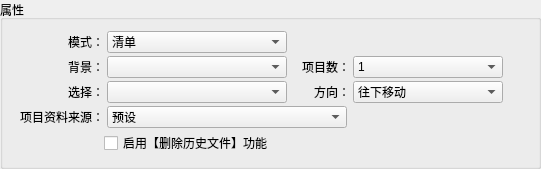
           <widget class="QGroupBox" name="groupBox_43">
            <property name="geometry">
             <rect>
              <x>10</x>
              <y>7</y>
              <width>541</width>
              <height>151</height>
             </rect>
            </property>
            <property name="title">
             <string>属性</string>
            </property>
            <layout class="QVBoxLayout" name="verticalLayout_33">
             <property name="spacing">
              <number>3</number>
             </property>
             <item>
              <layout class="QHBoxLayout" name="horizontalLayout_55">
               <item>
                <widget class="QLabel" name="label_25">
                 <property name="minimumSize">
                  <size>
                   <width>90</width>
                   <height>0</height>
                  </size>
                 </property>
                 <property name="maximumSize">
                  <size>
                   <width>90</width>
                   <height>16777215</height>
                  </size>
                 </property>
                 <property name="text">
                  <string>模式：</string>
                 </property>
                 <property name="alignment">
                  <set>Qt::AlignRight|Qt::AlignTrailing|Qt::AlignVCenter</set>
                 </property>
                </widget>
               </item>
               <item>
                <widget class="QComboBox" name="ItemModelCombox">
                 <property name="minimumSize">
                  <size>
                   <width>180</width>
                   <height>0</height>
                  </size>
                 </property>
                 <item>
                  <property name="text">
                   <string>清单</string>
                  </property>
                 </item>
                 <item>
                  <property name="text">
                   <string>下拉式选单</string>
                  </property>
                 </item>
                </widget>
               </item>
               <item>
                <spacer name="horizontalSpacer_91">
                 <property name="orientation">
                  <enum>Qt::Horizontal</enum>
                 </property>
                 <property name="sizeHint" stdset="0">
                  <size>
                   <width>40</width>
                   <height>20</height>
                  </size>
                 </property>
                </spacer>
               </item>
              </layout>
             </item>
             <item>
              <layout class="QHBoxLayout" name="horizontalLayout_56">
               <item>
                <widget class="QLabel" name="label_54">
                 <property name="minimumSize">
                  <size>
                   <width>90</width>
                   <height>0</height>
                  </size>
                 </property>
                 <property name="maximumSize">
                  <size>
                   <width>90</width>
                   <height>16777215</height>
                  </size>
                 </property>
                 <property name="text">
                  <string>背景：</string>
                 </property>
                 <property name="alignment">
                  <set>Qt::AlignRight|Qt::AlignTrailing|Qt::AlignVCenter</set>
                 </property>
                </widget>
               </item>
               <item>
                <widget class="QComboBox" name="ProjectMenuBackgroundCombox">
                 <property name="minimumSize">
                  <size>
                   <width>180</width>
                   <height>0</height>
                  </size>
                 </property>
                </widget>
               </item>
               <item>
                <widget class="QLabel" name="label_58">
                 <property name="minimumSize">
                  <size>
                   <width>60</width>
                   <height>0</height>
                  </size>
                 </property>
                 <property name="text">
                  <string>项目数：</string>
                 </property>
                 <property name="alignment">
                  <set>Qt::AlignRight|Qt::AlignTrailing|Qt::AlignVCenter</set>
                 </property>
                </widget>
               </item>
               <item>
                <widget class="QComboBox" name="ProjectCountComBox">
                 <property name="minimumSize">
                  <size>
                   <width>150</width>
                   <height>0</height>
                  </size>
                 </property>
                 <property name="styleSheet">
                  <string notr="true"/>
                 </property>
                 <item>
                  <property name="text">
                   <string>1</string>
                  </property>
                 </item>
                 <item>
                  <property name="text">
                   <string>2</string>
                  </property>
                 </item>
                 <item>
                  <property name="text">
                   <string>3</string>
                  </property>
                 </item>
                 <item>
                  <property name="text">
                   <string>4</string>
                  </property>
                 </item>
                 <item>
                  <property name="text">
                   <string>5</string>
                  </property>
                 </item>
                 <item>
                  <property name="text">
                   <string>6</string>
                  </property>
                 </item>
                 <item>
                  <property name="text">
                   <string>7</string>
                  </property>
                 </item>
                 <item>
                  <property name="text">
                   <string>8</string>
                  </property>
                 </item>
                 <item>
                  <property name="text">
                   <string>9</string>
                  </property>
                 </item>
                 <item>
                  <property name="text">
                   <string>10</string>
                  </property>
                 </item>
                 <item>
                  <property name="text">
                   <string>11</string>
                  </property>
                 </item>
                 <item>
                  <property name="text">
                   <string>12</string>
                  </property>
                 </item>
                 <item>
                  <property name="text">
                   <string>13</string>
                  </property>
                 </item>
                 <item>
                  <property name="text">
                   <string>14</string>
                  </property>
                 </item>
                 <item>
                  <property name="text">
                   <string>15</string>
                  </property>
                 </item>
                 <item>
                  <property name="text">
                   <string>16</string>
                  </property>
                 </item>
                 <item>
                  <property name="text">
                   <string>17</string>
                  </property>
                 </item>
                 <item>
                  <property name="text">
                   <string>18</string>
                  </property>
                 </item>
                 <item>
                  <property name="text">
                   <string>19</string>
                  </property>
                 </item>
                </widget>
               </item>
               <item>
                <spacer name="horizontalSpacer_92">
                 <property name="orientation">
                  <enum>Qt::Horizontal</enum>
                 </property>
                 <property name="sizeHint" stdset="0">
                  <size>
                   <width>40</width>
                   <height>20</height>
                  </size>
                 </property>
                </spacer>
               </item>
              </layout>
             </item>
             <item>
              <layout class="QHBoxLayout" name="horizontalLayout_57">
               <item>
                <widget class="QLabel" name="label_55">
                 <property name="minimumSize">
                  <size>
                   <width>90</width>
                   <height>0</height>
                  </size>
                 </property>
                 <property name="maximumSize">
                  <size>
                   <width>90</width>
                   <height>16777215</height>
                  </size>
                 </property>
                 <property name="text">
                  <string>选择：</string>
                 </property>
                 <property name="alignment">
                  <set>Qt::AlignRight|Qt::AlignTrailing|Qt::AlignVCenter</set>
                 </property>
                </widget>
               </item>
               <item>
                <widget class="QComboBox" name="ProjectMenuChooseCombox">
                 <property name="minimumSize">
                  <size>
                   <width>180</width>
                   <height>0</height>
                  </size>
                 </property>
                </widget>
               </item>
               <item>
                <widget class="QLabel" name="label_70">
                 <property name="minimumSize">
                  <size>
                   <width>60</width>
                   <height>0</height>
                  </size>
                 </property>
                 <property name="text">
                  <string>方向：</string>
                 </property>
                 <property name="alignment">
                  <set>Qt::AlignRight|Qt::AlignTrailing|Qt::AlignVCenter</set>
                 </property>
                </widget>
               </item>
               <item>
                <widget class="QComboBox" name="DirectionComBox">
                 <property name="minimumSize">
                  <size>
                   <width>150</width>
                   <height>0</height>
                  </size>
                 </property>
                 <item>
                  <property name="text">
                   <string>往下移动</string>
                  </property>
                 </item>
                 <item>
                  <property name="text">
                   <string>往上移动</string>
                  </property>
                 </item>
                </widget>
               </item>
               <item>
                <spacer name="horizontalSpacer_93">
                 <property name="orientation">
                  <enum>Qt::Horizontal</enum>
                 </property>
                 <property name="sizeHint" stdset="0">
                  <size>
                   <width>40</width>
                   <height>20</height>
                  </size>
                 </property>
                </spacer>
               </item>
              </layout>
             </item>
             <item>
              <layout class="QHBoxLayout" name="horizontalLayout_58">
               <item>
                <widget class="QLabel" name="label_56">
                 <property name="minimumSize">
                  <size>
                   <width>90</width>
                   <height>0</height>
                  </size>
                 </property>
                 <property name="maximumSize">
                  <size>
                   <width>90</width>
                   <height>16777215</height>
                  </size>
                 </property>
                 <property name="text">
                  <string>项目资料来源：</string>
                 </property>
                 <property name="alignment">
                  <set>Qt::AlignRight|Qt::AlignTrailing|Qt::AlignVCenter</set>
                 </property>
                </widget>
               </item>
               <item>
                <widget class="QComboBox" name="ProjectDataSouceCombox">
                 <property name="minimumSize">
                  <size>
                   <width>240</width>
                   <height>0</height>
                  </size>
                 </property>
                 <item>
                  <property name="text">
                   <string>预设</string>
                  </property>
                 </item>
                 <item>
                  <property name="text">
                   <string>历史数据日期</string>
                  </property>
                 </item>
                 <item>
                  <property name="text">
                   <string>项目地址</string>
                  </property>
                 </item>
                </widget>
               </item>
               <item>
                <spacer name="horizontalSpacer_94">
                 <property name="orientation">
                  <enum>Qt::Horizontal</enum>
                 </property>
                 <property name="sizeHint" stdset="0">
                  <size>
                   <width>40</width>
                   <height>20</height>
                  </size>
                 </property>
                </spacer>
               </item>
              </layout>
             </item>
             <item>
              <layout class="QHBoxLayout" name="horizontalLayout_59">
               <item>
                <spacer name="horizontalSpacer_89">
                 <property name="orientation">
                  <enum>Qt::Horizontal</enum>
                 </property>
                 <property name="sizeType">
                  <enum>QSizePolicy::Fixed</enum>
                 </property>
                 <property name="sizeHint" stdset="0">
                  <size>
                   <width>90</width>
                   <height>20</height>
                  </size>
                 </property>
                </spacer>
               </item>
               <item>
                <widget class="QCheckBox" name="EnableDelHistoryFileCheckBox">
                 <property name="text">
                  <string>启用【删除历史文件】功能</string>
                 </property>
                </widget>
               </item>
               <item>
                <spacer name="horizontalSpacer_90">
                 <property name="orientation">
                  <enum>Qt::Horizontal</enum>
                 </property>
                 <property name="sizeHint" stdset="0">
                  <size>
                   <width>40</width>
                   <height>20</height>
                  </size>
                 </property>
                </spacer>
               </item>
              </layout>
             </item>
            </layout>
           </widget>
